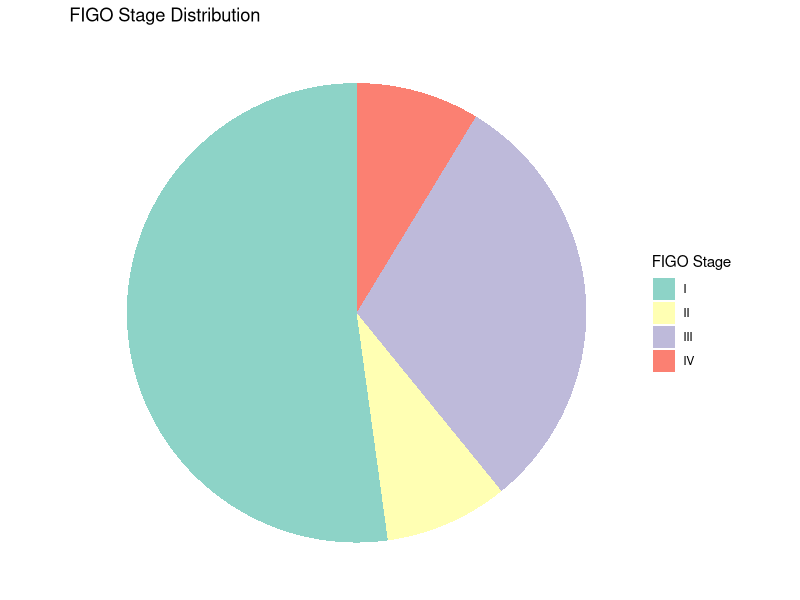

Recreate this plot in R.
# Load required libraries
library(tidyverse)

setwd("/home/simone/Desktop/BIO_PROJ")

# Read the metadata file
metadata <- read.table("clinical_ucec.txt", header = TRUE, sep = "\t", stringsAsFactors = FALSE)
colnames(metadata) <- c("submitter_id", "figo_stage")  # Adjust if needed

# Read the matrix file
matrix <- read.table("Results/UCEC/matrix_DEG.txt", header = TRUE, sep = "\t", row.names = 1, stringsAsFactors = FALSE)
matrix_ids <- colnames(matrix)
matrix_truncated_ids <- sapply(strsplit(matrix_ids, "\\."), function(x) paste(x[1:3], collapse = "-"))
matrix_truncated_ids <- gsub("\\.", "-", matrix_truncated_ids)

metadata <- metadata[!is.na(metadata$figo_stage), ]
metadata <- metadata[!is.na(metadata$submitter_id), ]
metadata <- metadata[, 1:2]
metadata <- metadata[!duplicated(metadata$submitter_id), ]

# Normalize case, remove whitespace, and strip "Stage" prefix
metadata$figo_stage <- toupper(trimws(metadata$figo_stage))
metadata$figo_stage <- gsub("^STAGE\\s+", "", metadata$figo_stage)

# Collapse sub-stages (e.g., IIIC1, IIIA → III)
metadata$figo_stage <- gsub("^([IVX]+)[A-Z0-9]*$", "\\1", metadata$figo_stage)


# Mark whether each patient is present in the matrix
metadata <- metadata %>%
  mutate(InMatrix = ifelse(submitter_id %in% matrix_truncated_ids, "Present", "Absent"))

metadata_present <- metadata %>% filter(InMatrix == "Present")

figo_counts <- metadata_present %>%
  group_by(figo_stage) %>%
  summarise(Count = n(), .groups = "drop")

ggplot(figo_counts, aes(x = "", y = Count, fill = figo_stage)) +
  geom_bar(stat = "identity", width = 1) +
  coord_polar(theta = "y") +
  labs(title = "FIGO Stage Distribution", fill = "FIGO Stage") +
  theme_void() +
  theme(legend.position = "right")+
  scale_fill_brewer(palette = "Set3")
